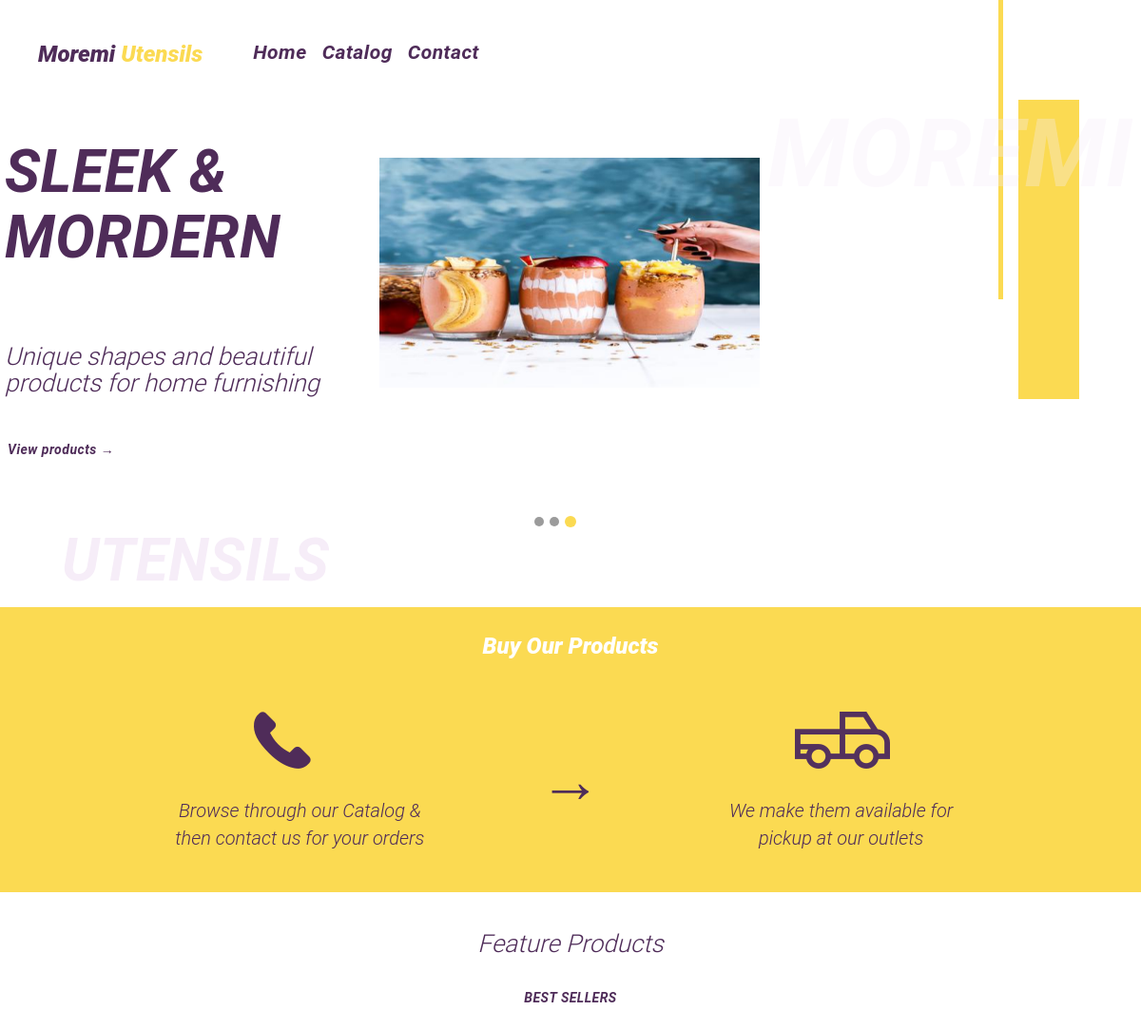
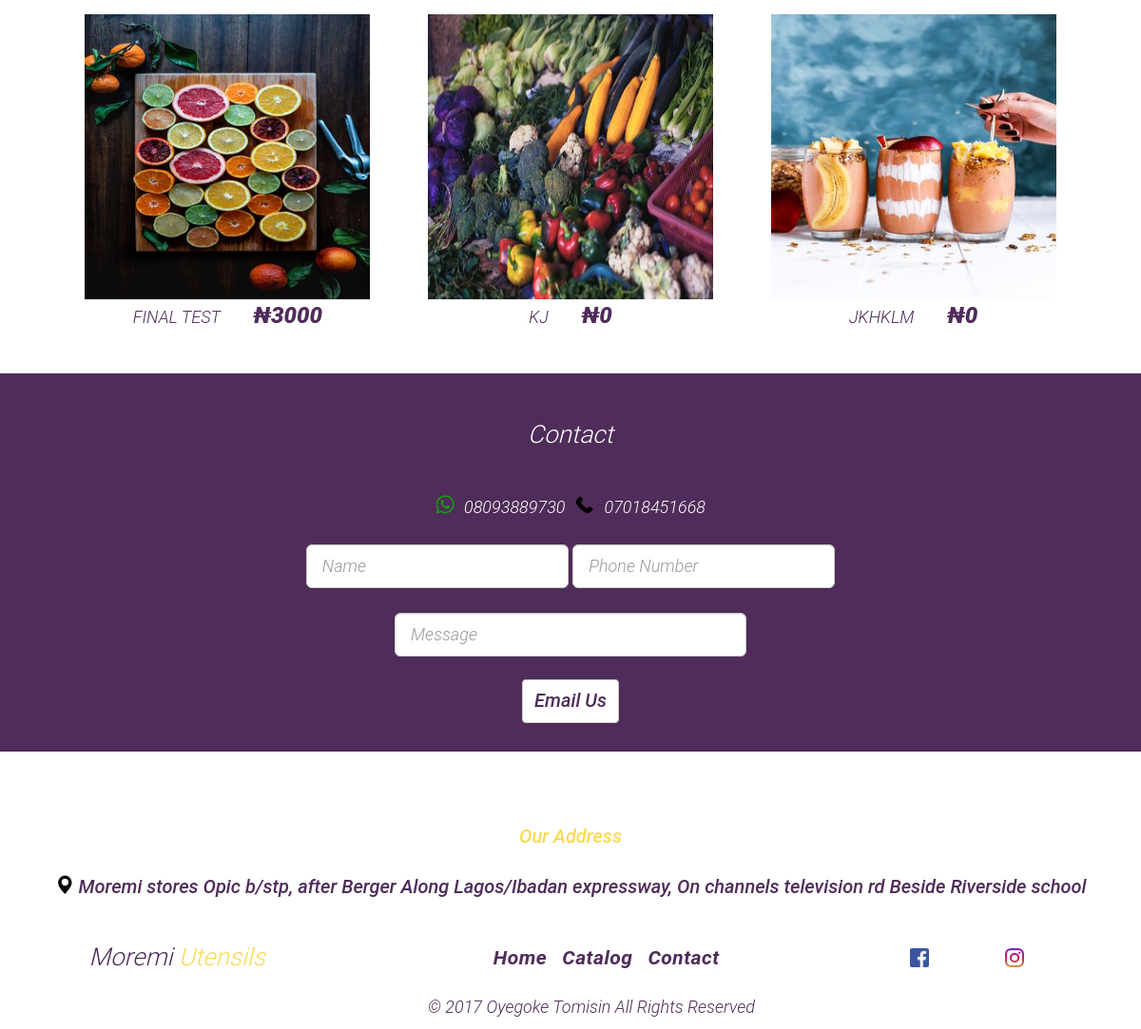
The page / on the database its author committed (2 pictures, top to bottom).
### store/models.py (models this page shows, shortened)
class Product(models.Model):
    name            = models.CharField(max_length=30,unique=True)
    price           = models.IntegerField(default=0)
    details         = models.CharField(max_length=100,blank=True)
    slug            = models.SlugField(blank=True,unique=True)
    comments        = models.IntegerField(default=0)
    pub_date        = models.DateField(auto_now=True, blank=True)
    added           = models.FloatField(default=time.time(), null=True, blank=True)
    image           = models.FileField(upload_to='product-imgs/',null=True, blank=True)
    posted_by       = models.ForeignKey( User, on_delete=models.CASCADE, blank=True, null = True)
    is_top          = models.BooleanField(default = False)
    date            = models.DateField(auto_now_add=True)
    class Meta:
        ordering = ('name',)

### store/views.py (the view)
# urls.py: path('',  views.index, name='index'),
def index(request):
    page = Page.objects.get(id = 1)
    page.hits +=1
    page.save()
    forms = CustomersForm()
    products        = Product.objects.order_by('-added')[:3]
    return render(request, 'store/index.html', {'forms':forms, 'products':products, 'webaddress':webaddress })

### store/forms.py
class CustomersForm(forms.ModelForm):
    email    = forms.EmailField(max_length=128,
                           help_text="Please enter the your email.")
    class Meta:
        model   = Customers
        fields  = ('email',)

### templates/store/index.html (shortened to what this page needs)
<!DOCTYPE html>
{% load static %}
<html lang="en">
<head>
    <link rel="stylesheet" href="{% static "store/assets/css/bootstrap.min.css" %}">
    <link rel="stylesheet" href="{% static "store/assets/css/font-awesome.min.css" %}">
    <link rel="stylesheet" href="{% static "store/assets/css/main.css" %}">
    <link rel="stylesheet" href="{% static "store/assets/css/style.css" %}">
    <link rel="stylesheet" href="{% static "store/assets/css/responsive.css" %}">
</head>
<body onload="" >
    <div>
    <header>
            <div class="header_left">
                <div class="entry_container">
                    <div class="nav-bar">
                        <div class="logo logo_top" >
                            <h3> <span>Moremi</span> <span class="logo_colored" >Utensils</span> </h3>
                        </div>
                        <div class="link_list">
                            <h5 class="link"><a href="/">Home</a> </h5>
                            <h5 class="link"><a href="/catalog">Catalog</a> </h5>
                            <h5 class="link"><a class="about" href="#contact">Contact</a ></h5 >
                        </div>
                    </div>
                    <div class="lower_left_head">
                        <h1 class="feint_moremi">MOREMI</h1>
                        <div class="description">
                            <h1>SLEEK & MORDERN </h1>
                            <H3>Unique shapes and beautiful products for home furnishing</H3>
                           <H5><a href="/catalog">View products → </a> </H5>
                        </div>
                        <div class="carousel-container">
                                <div id="carousel-id" class="carousel slide" data-ride="carousel">
                                        <ol class="carousel-indicators" >
                                            <li data-target="#carousel-id" data-slide-to="0" class=""></li>
                                            <li data-target="#carousel-id" data-slide-to="1" class=""></li>
                                            <li data-target="#carousel-id" data-slide-to="2" class="active"></li>
                                        </ol>
                                        <div class="carousel-inner">
                                                <div class="item active">
                                                    <img data-src="holder.js/900x500/auto/#555:#5a5a5a/text:Third slide" alt="Third slide" src="{{products.2.image.url}}">
                                                    <div class="container">
                                                        <div class="carousel-caption">
                                                            <h1></h1>
                                                        </div>
                                                    </div>
                                                </div>
                                            </div>
                                    </div>
                        </div>
                    </div>
                </div>
            </div>
            <div class="header_right">
               <div class="decorator_left">
                    <div class="decorator_left_top">
                    </div>
                    <div class="decorator_left_bottom">
                    </div>
               </div>
               <div class="decorator_right">
                    <div class="decorator_right_top">
                    </div>
                    <div class="decorator_right_bottom">
                    </div>
               </div>
            </div>
    </header>
    <section class="white_space" >
        <h1>UTENSILS</h1>
    </section>
    <div class="yellow_bar">
        <div class="buy_our_products"><span>Buy Our Products</span> </div>
        <div class="yellow_bar_container">
            <div class="call_us"><img src="{% static "store/assets/images/call-answe-purpler.png" %}" alt=""><div class="text">Browse through our Catalog & then contact us for your orders</div></div>
            <div class="arrow_right">→</div>
            <div class="truck"><img src="{% static "store/assets/images/pickup-truck.png" %}" alt=""><div class="text">We make them available for pickup at our outlets</div></div>
        </div>
    </div>
    <main>
        <section class="featured_products" >
            <h3>Feature Products</h3>
            <h5>BEST SELLERS</h5>
            <div class="thumbnail">
                {% for item in products %}
                <div class="target">
                    <div>
                        <div class="image">
                           <img src="{{item.image.url}}" alt="">
                        </div>
                        <div>
                            <span>{{item.name|upper}} </span><span class="price">   ₦{{item.price}}</span>
                        </div>
                    </div>
                </div>
                {% endfor %}
            </div>
        </section>
    </main>
    <section class="contact_bar" id="contact" >
        <h3 class="contact_text">Contact</h3>
        <div class="numbers">
            <div class="whatsapp">
               <div class="whatsapp_img"></div>
                <div>08093889730</div>
            </div>
            <div class="phone">
                <div class="phone_img"></div>
                <div>07018451668</div>
            </div>
        </div>
        <br>
        <div class="row">
            <div class="col-md-12">
                    <div class="card card-profile">
                        <form class="form-inline" action="">
                            <div class="form-group">
                              <input maxlength="15" placeholder="Name" type="name" class="form-control input-lg" id="name">
                           </div>
                            <div class="form-group">
                              <input maxlength="15" placeholder="Phone Number" type="number" class="form-control input-lg" id="phone">
                            </div>
                          </form>
                          <br>
                          <div class="message">
                                <div class="col-xs-12 col-md-4">
                              <input maxlength="200" placeholder="Message" type="text" class="form-control input-lg" id="text">
                          </div>
                          </div>
                        </div>
                              <button style="color: #4f2c59;" id="submit"type="" class="location btn btn-default input-lg">Email Us</button>
                    </div>
                    <br>
                    <br>
                </div>
    </section>
    <br>
    <br>
    <footer>
        <div class="location">
                <span class="logo_colored" >Our Address</span>
                </div>
        <div class="location">
                    <span class="glyphicon glyphicon glyphicon-map-marker" style="color:black;" aria-hidden="true"></span>
                    <span style="color:#4f2c59;">  Moremi stores
                            Opic b/stp, after Berger
                            Along Lagos/Ibadan expressway,
                            On channels television rd
                            Beside Riverside school </span>
                </div>
                <br>
        <div class="footer_nav">
            <div class="logo bottom_logo">
                    <h3> <span>Moremi</span> <span class="logo_colored" >Utensils</span> </h3>
            </div>
           <div class="link_list" id="bottom_link">
                <h5 class="link"><a href="/">Home</a> </h5>
                <h5 class="link"><a href="/catalog">Catalog</a> </h5>
                <h5 class="link"><a href="#contact">Contact</a ></h5 >
            </div>
             <div class="social">
                <h5 class="facebook"></h5>
                <h5 class="twitter"></h5>
                <h5 class="instagram"></h5 >
            </div>
        </div>
        <div class="author">
            &copy; 2017 Oyegoke Tomisin All Rights Reserved
        </div>
    </footer>
    </div>
</body>
</html>

### static/store/assets/css/style.css (style rules this page uses)
body { background: #ffffff; font-family: roboto; font-style: italic; font-size: 18px; font-weight: 300; overflow-x: scroll; color: #4f2c59; }
h1,h2,h4,h5,h6 { font-family: roboto; font-style: italic; font-weight: bold; letter-spacing: 0.5px; }
h3 { font-family: "Roboto-light"; font-style: italic; }
h1 { font-size: 62px; padding-bottom: 14px; margin-bottom: 0px; }
h2,h3 { padding-bottom: 6px; }
h3 { font-size: 26px; }
html { -webkit-font-smoothing: antialiased; }
a { color: #4f2c59; -webkit-transition: 0.5s; -o-transition: 0.5s; transition: 0.5s; text-decoration: none !important; }
* { -webkit-box-sizing: border-box; -moz-box-sizing: border-box; box-sizing: border-box; }
*:before, *:after { -webkit-box-sizing: border-box; -moz-box-sizing: border-box; box-sizing: border-box; }

### static/store/assets/css/responsive.css (style rules this page uses)
@media only screen and (max-width: 1240px) { .description { flex: 3; padding-top: 117px; padding-left: 5px; padding-right: 4px; } }
@media only screen and (max-width: 1240px) { .carousel { object-fit: contain; max-width: 0px; min-width: 400px; height: 100%; padding-top: 80px; } }
@media only screen and (max-width: 1200px) { .description { flex: 3; padding-top: 61px; padding-left: 5px; padding-right: 4px; } }
@media only screen and (max-width: 1200px) { .header_right { flex: 1; display: flex; height: 420px; } }
@media only screen and (max-width: 1200px) { .yellow_bar_container { display: flex; flex-wrap: wrap; justify-content: space-around; height: 100%; align-items: center; padding: 0 10%; } }

### rows shown on the page
Product: image (picture), name "JKHKLM", price "0"
Product: image (picture), name "FINAL TEST", price "3000"
Product: image (picture), name "KJ", price "0"
